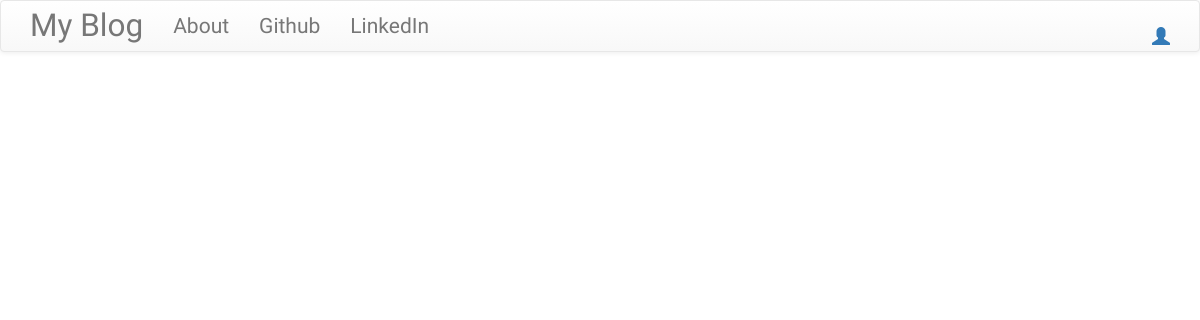
Before: / with the older database file.
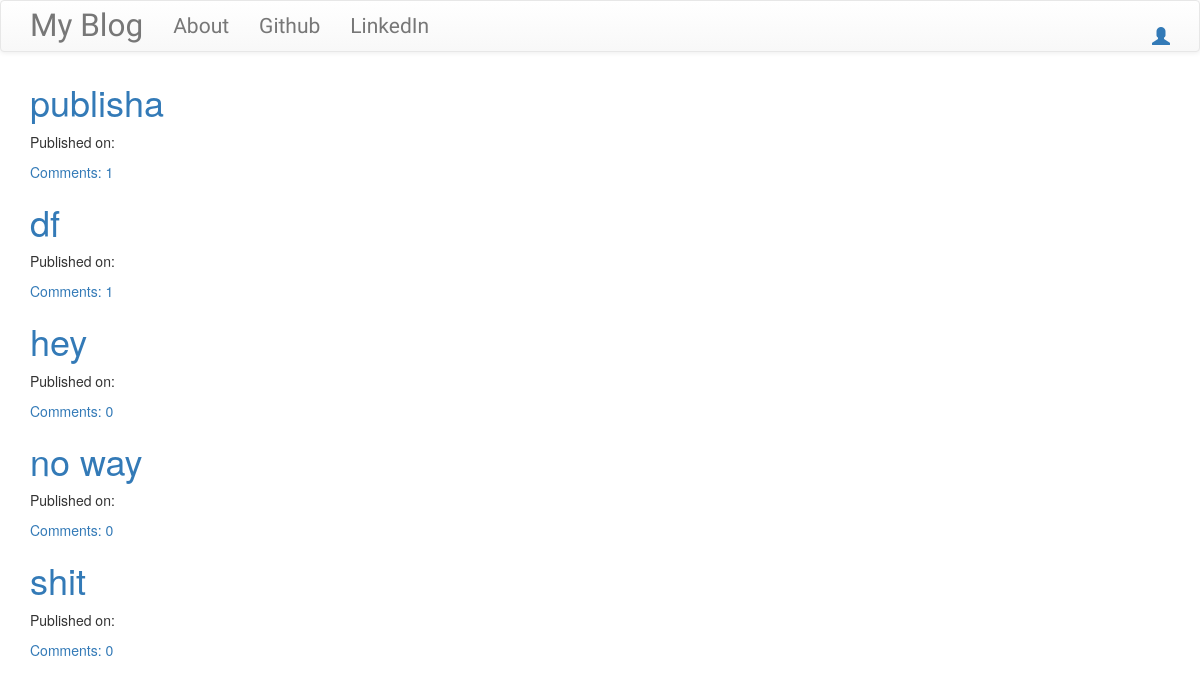
After: the same page with the newer database file.
### blog/models.py (models this page shows, shortened)
class Post(models.Model):
    author = models.ForeignKey("auth.User", on_delete=models.CASCADE)
    title = models.CharField(max_length=200)
    text = models.TextField()
    created_date = models.DateTimeField(default=timezone.now)
    published_date = models.DateTimeField(blank=True, null=True)
    def approve_comments(self):
        return self.comments.filter(approved_comment=True)

### blog/views.py (the view)
# urls.py: path("", views.PostListView.as_view(), name="post_list"),
class PostListView(ListView):
    model = Post
    def get_queryset(self):
        return Post.objects.filter(published_date__lte=timezone.now()).order_by(
            "-published_date"
        )

### blog/templates/blog/post_list.html (shortened to what this page needs)
{% extends "blog/base.html" %}
{% block content %}
<div class = "centerstage">
{% for post in post_list %}
    <div class = "post">
        <h1><a href="{% url 'post_detail' pk=post.pk %}">{{post.title}}</a></h1>
        <div class="date">
            <p>Published on: {{post.published | date:"D M Y"}}</p>
        </div>
        <a href="{% url 'post_detail' pk=post.pk %}">Comments: {{post.approve_comments.count }}</a>
    </div>
    {% endfor %}
</div>
{% endblock %}

### blog/templates/blog/base.html (shortened to what this page needs)
<!DOCTYPE html>
{% load static %}
<html>
<head>
<link rel="stylesheet" href="/css/medium-editor.min.css">
<link rel="stylesheet" href="/css/themes/bootstrap.min.css">
<link rel="stylesheet" href="https://cdn.jsdelivr.net/npm/bootstrap@3.3.7/dist/css/bootstrap.min.css">
<link rel="stylesheet" href="https://cdn.jsdelivr.net/npm/bootstrap@3.3.7/dist/css/bootstrap-theme.min.css">
<link rel= "stylesheet" href= "{% static 'css/blog.css' %}">
</head>
<body class="loader">
<nav class="navbar navbar-default techfont custom-navbar">
    <div class="container">
        <ul class="nav navbar-nav">
        <li>
            <a class ="navbar-brand bigbrand" href="{% url 'post_list' %}">My Blog </a>
        </li>
        <li>
            <a href="{% url 'about' %}">About</a>
        </li>
        <li>
            <a href="https://www.github.com">Github</a>
        </li>
        <li>
            <a href="https://www.linkedin.com">LinkedIn</a>
        </li>
        </ul>
        <ul class ='nav navbar-brand navbar-right'>
            {% if user.is_authenticated %}
            <li><a href="{% url 'post_new' %}">New Post</a></li>
            <li><a href="{% url 'post_draft_list' %}">Drafts</a></li>
            <li><a href="{% url 'logout'%}">Log Out</a></li>
            <li>
                <a>Welcome {{user.username}}</a>
            </li>
            {% else %}
            <li><a class='toggle-nav-sidebar navbar-right' href="{% url 'login' %}">
                <span class = 'glyphicon glyphicon-user'>
                    </span>
            </a></li>
            {% endif %}
        </ul>
        </div>
</nav>
<div class="content container">
<div class="row">
    <div class = "col-md-8">
        <div class="blog_posts">
            {% block content %}
            {% endblock %}
        </div>
    </div>
</div>
</div>
</body>
</html>

### blog/static/css/blog.css (style rules this page uses)
.techfont { font-family: 'Russo One', sans-serif; font-size: 1.5em; margin-bottom: 10px; }
.bigbrand { font-size: 1.5em; }
.centerstage { margin-left: auto; margin-right: auto; }

Changed rows visible on the page:
added Post: title "publisha", approve_comments.count "1"
added Post: title "df", approve_comments.count "1"
added Post: title "hey", approve_comments.count "0"
added Post: title "no way", approve_comments.count "0"
added Post: title "shit", approve_comments.count "0"
